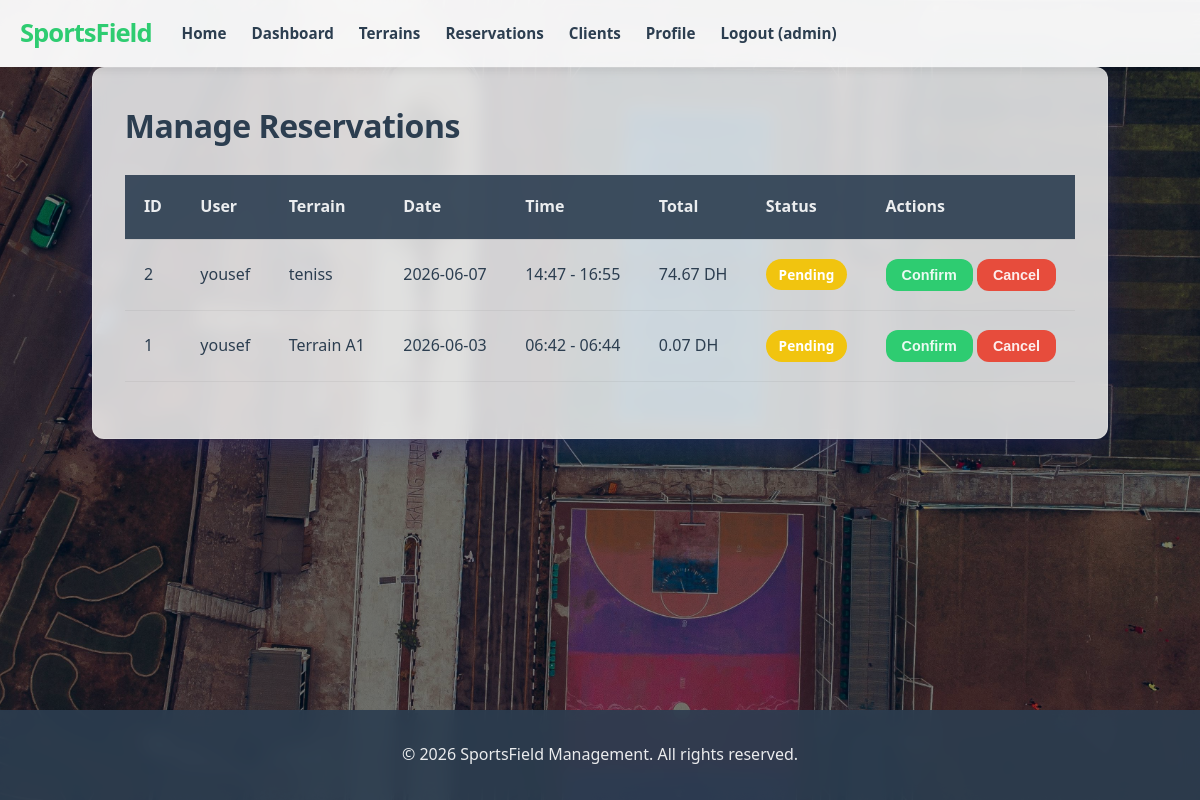
Screenshot of /admin/reservations (signed in) with the database file from the repository.
### app/models.py (models this page shows, shortened)
class User(UserMixin, db.Model):
    id = db.Column(db.Integer, primary_key=True)
    username = db.Column(db.String(64), index=True, unique=True)
    email = db.Column(db.String(120), index=True, unique=True)
    password_hash = db.Column(db.String(128))
    role = db.Column(db.String(20), default='client') # 'admin' or 'client'
    reservations = db.relationship('Reservation', backref='author', lazy='dynamic')
    def is_admin(self):
        return self.role == 'admin'

class Reservation(db.Model):
    id = db.Column(db.Integer, primary_key=True)
    user_id = db.Column(db.Integer, db.ForeignKey('user.id'))
    terrain_id = db.Column(db.Integer, db.ForeignKey('terrain.id'))
    date = db.Column(db.Date, index=True)
    start_time = db.Column(db.Time)
    end_time = db.Column(db.Time)
    status = db.Column(db.String(20), default='pending') # 'pending', 'confirmed', 'cancelled'
    total_price = db.Column(db.Float)
    timestamp = db.Column(db.DateTime, index=True, default=datetime.utcnow)

class Terrain(db.Model):
    id = db.Column(db.Integer, primary_key=True)
    name = db.Column(db.String(64), index=True)
    terrain_type = db.Column(db.String(32)) # e.g., 'football', 'basketball'
    description = db.Column(db.String(256))
    hourly_rate = db.Column(db.Float)
    image_url = db.Column(db.String(256))
    reservations = db.relationship('Reservation', backref='terrain', lazy='dynamic')

### app/routes/admin.py (the view)
@bp.route('/reservations')
@login_required
@admin_required
def manage_reservations():
    reservations = Reservation.query.order_by(Reservation.timestamp.desc()).all()
    return render_template('admin/manage_reservations.html', title='Manage Reservations', reservations=reservations)

### app/models.py (called while the page is built)
@login.user_loader
def load_user(id):
    return User.query.get(int(id))

### app/routes/admin.py (called while the page is built)
def admin_required(f):
    @wraps(f)
    def decorated_function(*args, **kwargs):
        if not current_user.is_authenticated or not current_user.is_admin():
            abort(403)
        return f(*args, **kwargs)
    return decorated_function

### app/templates/admin/manage_reservations.html
{% extends "base.html" %}
{% block content %}
<div class="admin-section">
    <h1>Manage Reservations</h1>
    <table>
        <thead>
            <tr>
                <th>ID</th>
                <th>User</th>
                <th>Terrain</th>
                <th>Date</th>
                <th>Time</th>
                <th>Total</th>
                <th>Status</th>
                <th>Actions</th>
            </tr>
        </thead>
        <tbody>
            {% for res in reservations %}
            <tr>
                <td>{{ res.id }}</td>
                <td>{{ res.author.username }}</td>
                <td>{{ res.terrain.name }}</td>
                <td>{{ res.date }}</td>
                <td>{{ res.start_time.strftime('%H:%M') }} - {{ res.end_time.strftime('%H:%M') }}</td>
                <td>{{ "%.2f"|format(res.total_price) }} DH</td>
                <td><span class="status {{ res.status }}">{{ res.status.capitalize() }}</span></td>
                <td>
                    {% if res.status == 'pending' %}
                    <form action="{{ url_for('admin.confirm_reservation', id=res.id) }}" method="post" style="display:inline;">
                        <button type="submit" class="btn btn-small">Confirm</button>
                    </form>
                    <form action="{{ url_for('admin.cancel_reservation', id=res.id) }}" method="post" style="display:inline;">
                        <button type="submit" class="btn btn-small btn-danger">Cancel</button>
                    </form>
                    {% endif %}
                </td>
            </tr>
            {% else %}
            <tr><td colspan="8">No reservations found.</td></tr>
            {% endfor %}
        </tbody>
    </table>
</div>
{% endblock %}

### app/templates/base.html (shortened to what this page needs)
<!DOCTYPE html>
<html lang="en">
<head>
    <link rel="stylesheet" href="{{ url_for('static', filename='css/main.css') }}">
</head>
<body>
    <header>
        <div class="container">
            <nav class="navbar">
                <a href="{{ url_for('client.index') }}" class="logo">SportsField</a>
                <ul class="nav-links">
                    <li><a href="{{ url_for('client.index') }}">Home</a></li>
                    {% if current_user.is_anonymous %}
                    <li><a href="{{ url_for('auth.login') }}">Login</a></li>
                    <li><a href="{{ url_for('auth.register') }}">Register</a></li>
                    {% else %}
                    {% if current_user.is_admin() %}
                    <li><a href="{{ url_for('admin.dashboard') }}">Dashboard</a></li>
                    <li><a href="{{ url_for('admin.manage_terrains') }}">Terrains</a></li>
                    <li><a href="{{ url_for('admin.manage_reservations') }}">Reservations</a></li>
                    <li><a href="{{ url_for('admin.manage_clients') }}">Clients</a></li>
                    {% endif %}
                    <li><a href="{{ url_for('client.profile') }}">Profile</a></li>
                    <li><a href="{{ url_for('auth.logout') }}">Logout ({{ current_user.username }})</a></li>
                    {% endif %}
                </ul>
            </nav>
        </div>
    </header>
    <main class="container">
        {% block content %}{% endblock %}
    </main>
    <footer>
        <div class="container">
            <p>&copy; 2026 SportsField Management. All rights reserved.</p>
        </div>
    </footer>
</body>
</html>

### app/static/css/main.css (style rules this page uses)
:root { --primary-color: #2ecc71; --secondary-color: #3498db; --dark-color: #2c3e50; --light-color: rgba(244, 247, 246, 0.85); --white: rgba(255, 255, 255, 0.9); --glass-bg: rgba(255, 255, 255, 0.8); --error-color: #e74c3c; --border-radius: 12px; --box-shadow: 0 8px 32px 0 rgba(31, 38, 135, 0.37); --backdrop-blur: blur(8px); }
* { box-sizing: border-box; margin: 0; padding: 0; }
body { font-family: 'Segoe UI', Tahoma, Geneva, Verdana, sans-serif; line-height: 1.6; color: var(--dark-color); display: flex; flex-direction: column; min-height: 100vh; background: url('../images/background.jpg') no-repeat center center fixed; background-size: cover; }
body::before { content: ""; position: fixed; top: 0; left: 0; width: 100%; height: 100%; background: rgba(0, 0, 0, 0.4); z-index: -1; }
.container { max-width: 1200px; margin: 0 auto; padding: 0 20px; }
header { background: rgba(255, 255, 255, 0.95); backdrop-filter: var(--backdrop-blur); box-shadow: 0 2px 10px rgba(0,0,0,0.1); padding: 0.8rem 0; position: sticky; top: 0; z-index: 1000; }
.navbar { display: flex; align-items: center; gap: 30px; }
.logo { font-size: 1.6rem; font-weight: 800; color: var(--primary-color); text-decoration: none; letter-spacing: -1px; flex-shrink: 0; }
.nav-links { display: flex; list-style: none; margin: 0; padding: 0; font-size: 0.95rem; }
.nav-links li { margin-right: 25px; }
.nav-links a { text-decoration: none; color: var(--dark-color); font-weight: 600; transition: color 0.3s; white-space: nowrap; }
main { flex: 1; padding: 2rem 0; display: flex; flex-direction: column; }
footer { background: rgba(44, 62, 80, 0.9); backdrop-filter: var(--backdrop-blur); color: var(--white); text-align: center; padding: 2rem 0; margin-top: auto; }
.form-container, .admin-section, .client-section, .terrain-detail, .admin-dashboard, .stat-card { background: var(--glass-bg); backdrop-filter: var(--backdrop-blur); border: 1px solid rgba(255, 255, 255, 0.18); border-radius: var(--border-radius); box-shadow: var(--box-shadow); }
.admin-section, .client-section, .admin-dashboard, .terrain-section { padding: 2rem; margin-bottom: 2rem; }
.btn { display: inline-block; background: var(--primary-color); color: var(--white); padding: 0.9rem 2rem; border: none; border-radius: var(--border-radius); cursor: pointer; font-size: 1.1rem; font-weight: 700; transition: all 0.3s ease; text-decoration: none; text-align: center; }
.btn-small { padding: 0.5rem 1rem; font-size: 0.9rem; }
.btn-danger { background: var(--error-color); }
table { width: 100%; border-collapse: collapse; background: transparent; margin: 1.5rem 0; }
th, td { padding: 1.2rem; text-align: left; border-bottom: 1px solid rgba(0,0,0,0.05); }
th { background-color: rgba(44, 62, 80, 0.9); color: var(--white); font-weight: 700; }
.status { padding: 0.4rem 0.8rem; border-radius: 20px; font-size: 0.85rem; font-weight: 800; }
.status.pending { background: #f1c40f; color: #fff; }
h1, h2, h3 { margin-bottom: 1.5rem; letter-spacing: -0.5px; }

### rows the page displays
User: username "admin"
Reservation: id "2", author.username "yousef", terrain.name "teniss", date "2026-06-07", start_time "14:47", end_time "16:55", total_price "74.67", status "Pending"
Reservation: id "1", author.username "yousef", terrain.name "Terrain A1", date "2026-06-03", start_time "06:42", end_time "06:44", total_price "0.07", status "Pending"
